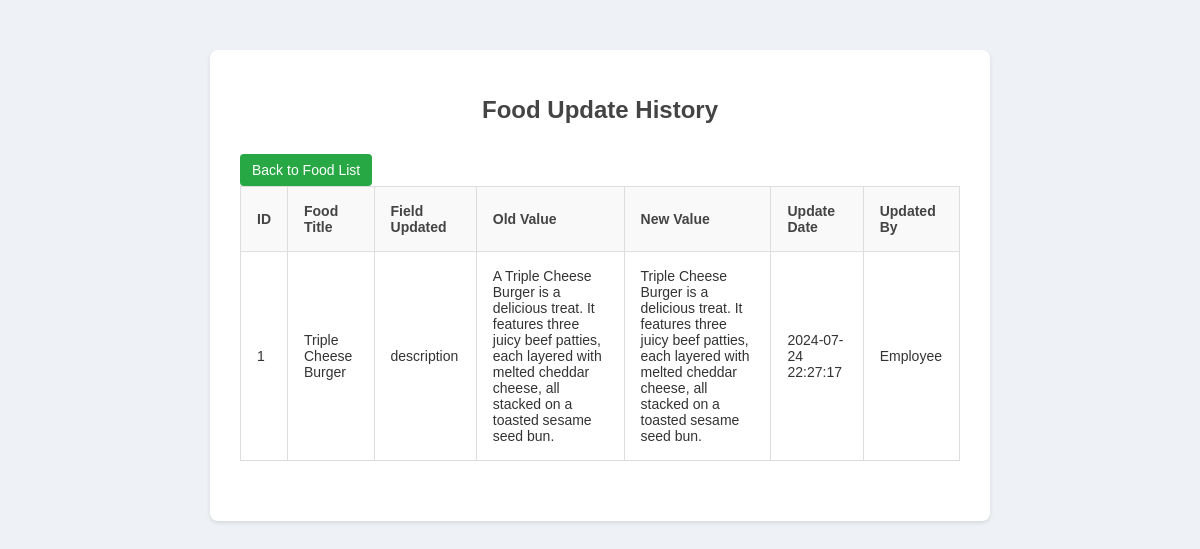
/food-order/admin/history-foods.php, run on the app's committed database.
### tables this page shows
CREATE TABLE `tbl_history_foods` (
  `id` int(11) NOT NULL,
  `food_id` int(11) DEFAULT NULL,
  `field_updated` varchar(255) DEFAULT NULL,
  `old_value` text DEFAULT NULL,
  `new_value` text DEFAULT NULL,
  `update_date` datetime DEFAULT NULL,
  `updated_by` varchar(255) DEFAULT NULL
);

CREATE TABLE `tbl_food` (
  `id` int(10) UNSIGNED NOT NULL,
  `title` varchar(100) NOT NULL,
  `description` text NOT NULL,
  `price` decimal(10,2) NOT NULL,
  `image_name` varchar(255) NOT NULL,
  `category_id` int(10) UNSIGNED NOT NULL,
  `featured` varchar(10) NOT NULL,
  `active` varchar(10) NOT NULL
);

### food-order/admin/history-foods.php (the view, shortened to what this page needs)
<?php
$servername = "localhost";
$username = "root";
$password = "";
$database = "food-order";
$conn = new mysqli($servername, $username, $password, $database);
$sql = "SELECT h.*, f.title FROM tbl_history_foods h
        JOIN tbl_food f ON h.food_id = f.id
        ORDER BY h.update_date DESC";
$result = $conn->query($sql);
?>
<!DOCTYPE html>
<html lang="en">
<head>
    <link rel="stylesheet" href="../css/employee.css">
</head>
<body>
    <div class="container">
        <h1>Food Update History</h1>
        <a class='btn-secondary' href='page1.php'>Back to Food List</a>
        <table>
            <tr>
                <th>ID</th>
                <th>Food Title</th>
                <th>Field Updated</th>
                <th>Old Value</th>
                <th>New Value</th>
                <th>Update Date</th>
                <th>Updated By</th>
            </tr>
            <?php
            if ($result->num_rows > 0) {
                while($row = $result->fetch_assoc()) {
                    echo "<tr>";
                    echo "<td>" . $row["id"] . "</td>";
                    echo "<td>" . $row["title"] . "</td>";
                    echo "<td>" . $row["field_updated"] . "</td>";
                    echo "<td>" . $row["old_value"] . "</td>";
                    echo "<td>" . $row["new_value"] . "</td>";
                    echo "<td>" . $row["update_date"] . "</td>";
                    echo "<td>" . $row["updated_by"] . "</td>";
                    echo "</tr>";
                }
            } else {
                echo "<tr><td colspan='7'>No history found</td></tr>";
            }
            ?>
        </table>
    </div>
</body>
</html>

### food-order/css/employee.css (style rules this page uses)
body { font-family: Arial, sans-serif; background-color: #eef1f5; color: #333; margin: 0; padding: 0; }
.container { width: 60%; margin: 50px auto; background: #fff; padding: 30px; box-shadow: 0 2px 4px rgba(0, 0, 0, 0.1); border-radius: 8px; }
h1 { text-align: center; color: #444; margin-bottom: 30px; font-size: 24px; font-weight: 600; }
table { width: 100%; border-collapse: collapse; margin-bottom: 30px; }
table, th, td { border: 1px solid #ddd; }
th, td { padding: 16px; text-align: left; font-size: 14px; }
th { background-color: #f9f9f9; color: #444; }
.btn-secondary, .btn-danger { display: inline-block; padding: 8px 12px; border-radius: 4px; text-decoration: none; font-size: 14px; margin-right: 5px; text-align: center; }
.btn-secondary { background-color: #28a745; color: white; transition: background-color 0.3s ease; }

### data on the page
tbl_history_foods: id "1", food.title "Triple Cheese Burger", field_updated "description", old_value "A Triple Cheese Burger is a delicious treat. It features three juicy beef patties, each layered with melted cheddar cheese, all stacked on a toasted sesame seed bun.", new_value "Triple Cheese Burger is a delicious treat. It features three juicy beef patties, each layered with melted cheddar cheese, all stacked on a toasted sesame seed bun.", update_date "2024-07-24 22:27:17", updated_by "Employee"
